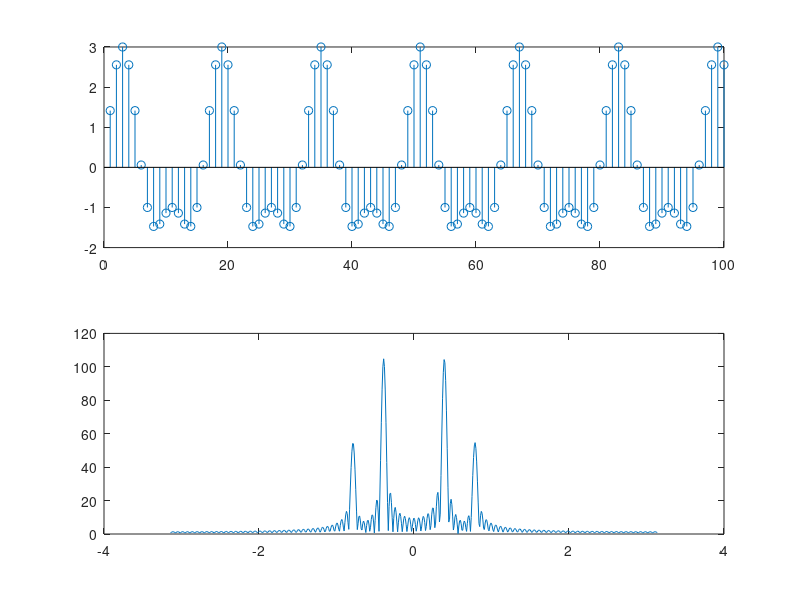

Write the MATLAB code that produced this figure.
function [x]= ex3_c()
N = 100;
n = 0:N-1;
w1 = pi/8;
w2 = pi/4;
x1 = 2*sin(w1 .*n + pi/4);
x2 = sin(w2 .*n);
x = x1 + x2;
subplot(2,1,1)
stem(x);
w = -pi:0.01:pi;
X = freqz(x,1,w);
m = abs(X);
subplot(2,1,2)
plot(w,m);
%[p,num] = seqperiod(x);
end

% 8  16
%16